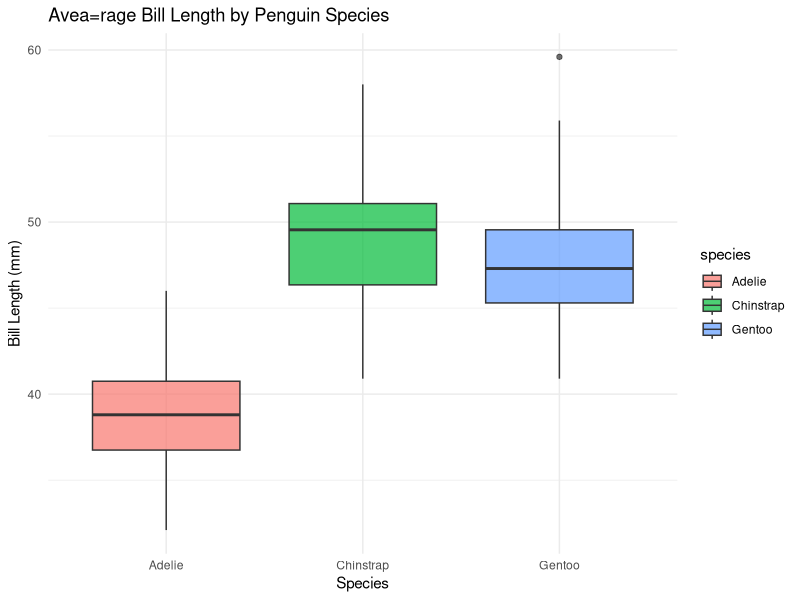

Here is the R script that generated this plot:
## ---- chunk 1
library(tidyverse)
library(palmerpenguins)
average_bill_length = mean(penguins$bill_depth_mm, na.rm = TRUE)
table <- penguins |>
  group_by(species) |>
  summarize(average_bill_length)
glimpse(table)

penguins |>
  drop_na(bill_length_mm) |>  
  ggplot(aes(x = species, y = bill_length_mm)) +
  geom_boxplot(aes(fill = species), alpha = 0.7) +
  labs(
    title = "Avea=rage Bill Length by Penguin Species",
    x = "Species",
    y = "Bill Length (mm)"
  ) +
  theme_minimal()
